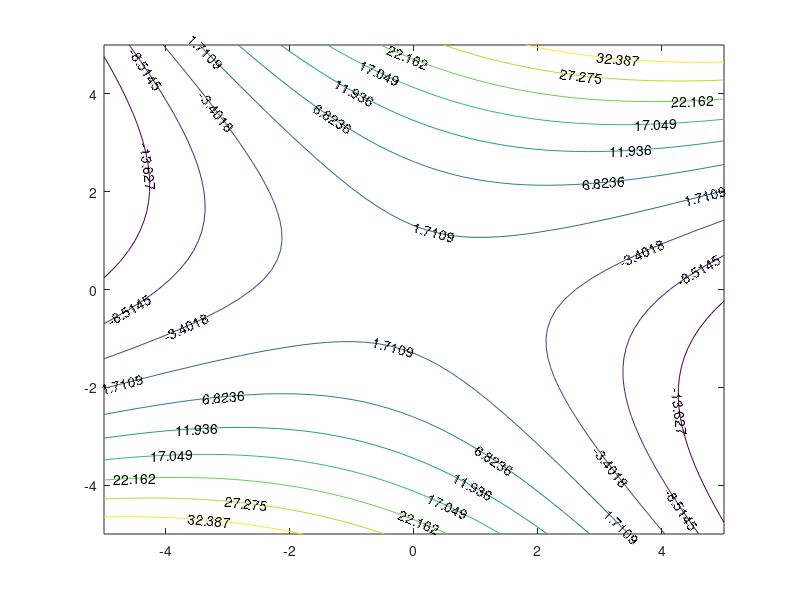

Reproduce this figure in MATLAB.
% contour
% z = -1/5x^2 + xy + y^2
% |x| <= 5, |y| <= 5

r = -5:.2:5 ; 
[X,Y] = meshgrid(r,r) ;
Z = -.5*X.^2 + X.*Y + Y.^2 ;
cs = contour(X,Y,Z) ;
clabel(cs)